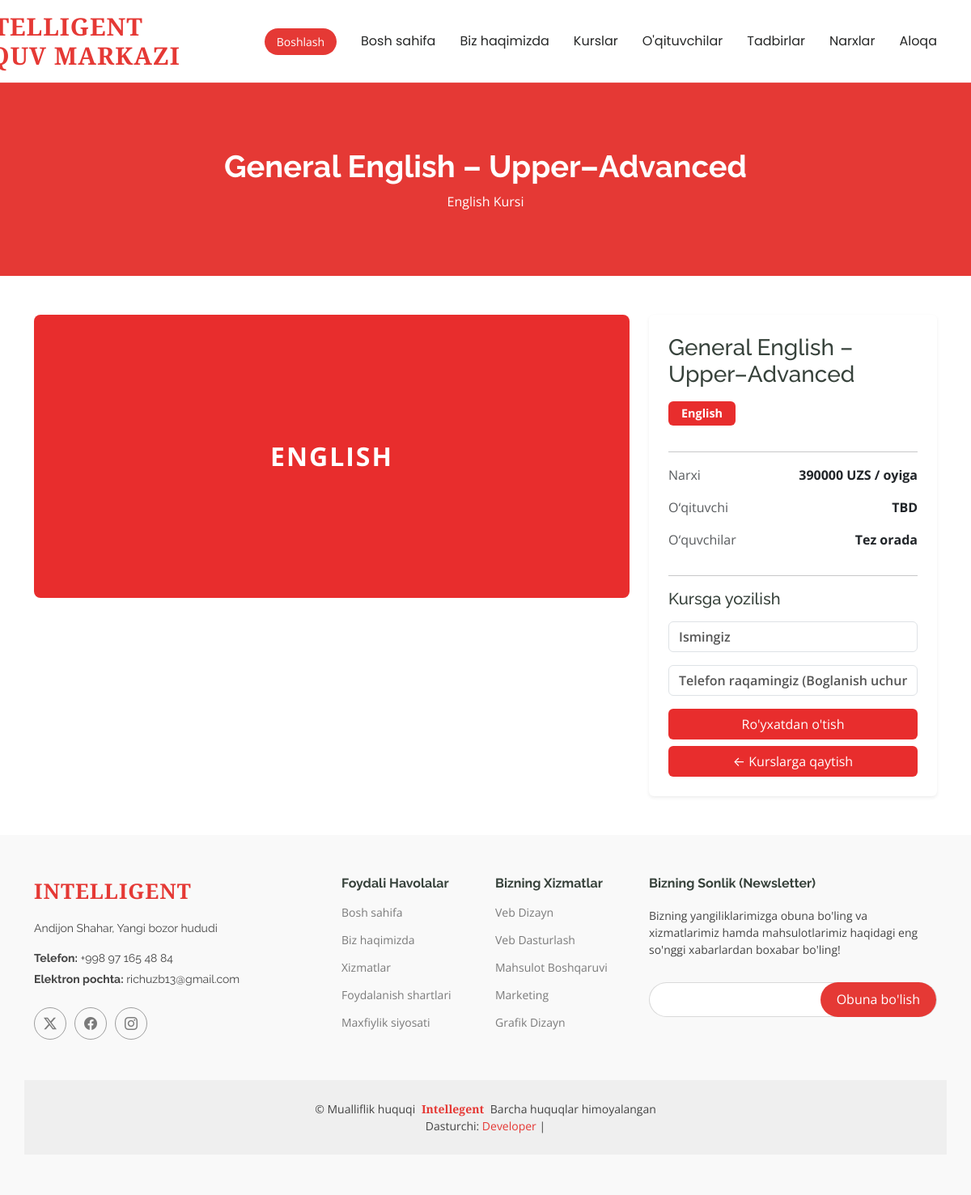
/course/5/, run on the app's committed database.
### main/models.py (models this page shows, shortened)
class Course(models.Model):
    title = models.CharField(max_length=200)
    category = models.CharField(max_length=100)
    price = models.DecimalField(max_digits=10, decimal_places=0)
    description = models.TextField()
    instructor_name = models.CharField(max_length=100)
    student_count = models.IntegerField(default=0)
    image = models.ImageField(upload_to='courses/images/', blank=True, null=True)

### main/views.py (the view, shortened to what this page needs)
# urls.py: path('course/<int:id>/', views.course_details, name='course-details'),
def course_details(request, id):
    course = get_object_or_404(Course, id=id)
    form = RegistrationForm()
    return render(request, 'course_details.html', {'course': course, 'form': form})

### main/forms.py
class RegistrationForm(forms.ModelForm):
    class Meta:
        model = Registration
        fields = ['name', 'phone']
        widgets = {
            'name': forms.TextInput(attrs={
                'class': 'form-control',
                'placeholder': 'Ismingiz'
            }),
            'phone': forms.TextInput(attrs={
            'class': 'form-control',
            'placeholder': 'Telefon raqamingiz (Boglanish uchun)',
            'type': 'tel',
            'pattern': '[0-9+\\s\\-]{7,15}',
            'title': "Faqat raqamlar kiriting",
            'oninput': 'this.value = this.value.replace(/[^0-9+\\s\\-]/g, "")',
        })
        }

### templates/course_details.html (shortened to what this page needs)
{% extends 'base.html' %}
{% load static %}
{% block content %}
<main class="main">
  <div class="page-title" data-aos="fade">
    <div class="heading">
      <div class="container">
        <div class="row d-flex justify-content-center text-center">
          <div class="col-lg-8">
            <h1>{{ course.title }}</h1>
            <p class="mb-0">{{ course.category }} Kursi</p>
          </div>
        </div>
      </div>
    </div>
  </div>
  <section class="py-5">
    <div class="container">
      <div class="row g-4">
        <div class="col-lg-8">
          {% if course.image_url %}
            <img src="{{ course.image_url }}" class="img-fluid rounded w-100" alt="{{ course.title }}">
          {% else %}
            <div style="
              background-color: #e82d2d;
              height: 350px;
              display: flex;
              align-items: center;
              justify-content: center;
              color: white;
              font-size: 2rem;
              font-weight: 700;
              letter-spacing: 2px;
              text-transform: uppercase;
              border-radius: 8px;
            ">{{ course.category }}</div>
          {% endif %}
        </div>
        <div class="col-lg-4">
          <div class="card shadow-sm border-0 p-4">
            <h3 class="mb-3">{{ course.title }}</h3>
            <div class="mb-3">
              <span class="badge text-white px-3 py-2" style="background-color: #e82d2d; font-size: 0.9rem;">
                {{ course.category }}
              </span>
            </div>
            <hr>
            <div class="d-flex justify-content-between mb-3">
              <span class="text-muted">Narxi</span>
              <strong>{{ course.price }} UZS / oyiga</strong>
            </div>
            <div class="d-flex justify-content-between mb-3">
              <span class="text-muted">O‘qituvchi</span>
              <strong>{{ course.instructor_name }}</strong>
            </div>
            <div class="d-flex justify-content-between mb-3">
              <span class="text-muted">O‘quvchilar</span>
              <strong>
                {% if course.student_count %}
                  {{ course.student_count }}
                {% else %}
                  Tez orada
                {% endif %}
              </strong>
            </div>
            <hr>
              <h5 class="mb-3">Kursga yozilish</h5>
              <form method="POST">
                  <div class="mb-3">
                      {{ form.name }}
                  </div>
                  <div class="mb-3">
                      {{ form.phone }}
                  </div>
                  <button type="submit" class="btn w-100 text-white" style="background-color: #e82d2d;">
                      Ro'yxatdan o'tish
                  </button>
              </form>
            <a href="{% url 'courses_page' %}" class="btn w-100 text-white mt-2" style="background-color: #e82d2d;">
              ← Kurslarga qaytish
            </a>
          </div>
        </div>
      </div>
    </div>
  </section>
</main>
{% endblock %}

### static/assets/css/main.css (style rules this page uses)
:root { --default-font: "Open Sans", system-ui, -apple-system, "Segoe UI", Roboto, "Helvetica Neue", Arial, "Noto Sans", "Liberation Sans", sans-serif, "Apple Color Emoji", "Segoe UI Emoji", "Segoe UI Symbol", "Noto Color Emoji"; --heading-font: "Raleway", sans-serif; --nav-font: "Poppins", sans-serif; }
:root { --background-color: #ffffff; --default-color: #444444; --heading-color: #37423b; --accent-color: #e53935; --surface-color: #ffffff; --contrast-color: #ffffff; }
:root { --nav-color: #272828; --nav-hover-color: #e53935; --nav-mobile-background-color: #ffffff; --nav-dropdown-background-color: #ffffff; --nav-dropdown-color: #272828; --nav-dropdown-hover-color: #e53935; }
:root { scroll-behavior: smooth; }
body { color: var(--default-color); background-color: var(--background-color); font-family: var(--default-font); }
a { color: var(--accent-color); text-decoration: none; transition: 0.3s; }
h1, h2, h3, h4, h5, h6 { color: var(--heading-color); font-family: var(--heading-font); }
.page-title { --default-color: var(--contrast-color); --background-color: var(--accent-color); --heading-color: var(--contrast-color); color: var(--default-color); background-color: var(--background-color); position: relative; }
.page-title .heading { padding: 80px 0; border-top: 1px solid color-mix(in srgb, var(--default-color), transparent 90%); }
.page-title .heading h1 { font-size: 38px; font-weight: 700; }
section, .section { color: var(--default-color); background-color: var(--background-color); padding: 60px 0; scroll-margin-top: 900px; overflow: clip; }

### templates/base.html (style rules this page uses)
.form-control::placeholder { color: #555 !important; font-weight: 600; opacity: 1; }

### data on the page
Course: title "General English – Upper–Advanced", category "English", category "ENGLISH", price "390000", instructor_name "TBD"
